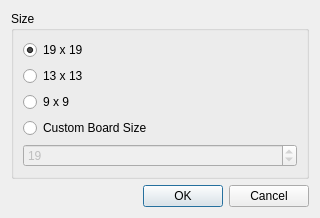
<?xml version="1.0" encoding="UTF-8"?>
<ui version="4.0">
 <class>BoardSizeDialog</class>
 <widget class="QDialog" name="BoardSizeDialog">
  <property name="geometry">
   <rect>
    <x>0</x>
    <y>0</y>
    <width>320</width>
    <height>216</height>
   </rect>
  </property>
  <property name="windowTitle">
   <string>New Document</string>
  </property>
  <layout class="QVBoxLayout" name="verticalLayout">
   <item>
    <widget class="QGroupBox" name="sizeGroupBox">
     <property name="title">
      <string>Size</string>
     </property>
     <layout class="QVBoxLayout" name="verticalLayout_2">
      <item>
       <widget class="QRadioButton" name="radio19Button">
        <property name="text">
         <string>19 x 19</string>
        </property>
        <property name="checked">
         <bool>true</bool>
        </property>
       </widget>
      </item>
      <item>
       <widget class="QRadioButton" name="radio13Button">
        <property name="text">
         <string>13 x 13</string>
        </property>
       </widget>
      </item>
      <item>
       <widget class="QRadioButton" name="radio9Button">
        <property name="text">
         <string>9 x 9</string>
        </property>
       </widget>
      </item>
      <item>
       <widget class="QRadioButton" name="radioCustomButton">
        <property name="text">
         <string>Custom Board Size</string>
        </property>
       </widget>
      </item>
      <item>
       <widget class="QSpinBox" name="customSpinBox">
        <property name="enabled">
         <bool>false</bool>
        </property>
        <property name="minimum">
         <number>2</number>
        </property>
        <property name="maximum">
         <number>52</number>
        </property>
        <property name="value">
         <number>19</number>
        </property>
       </widget>
      </item>
     </layout>
    </widget>
   </item>
   <item>
    <spacer name="verticalSpacer">
     <property name="orientation">
      <enum>Qt::Vertical</enum>
     </property>
     <property name="sizeHint" stdset="0">
      <size>
       <width>20</width>
       <height>40</height>
      </size>
     </property>
    </spacer>
   </item>
   <item>
    <widget class="QDialogButtonBox" name="buttonBox">
     <property name="orientation">
      <enum>Qt::Horizontal</enum>
     </property>
     <property name="standardButtons">
      <set>QDialogButtonBox::Cancel|QDialogButtonBox::Ok</set>
     </property>
    </widget>
   </item>
  </layout>
 </widget>
 <resources/>
 <connections>
  <connection>
   <sender>buttonBox</sender>
   <signal>accepted()</signal>
   <receiver>BoardSizeDialog</receiver>
   <slot>accept()</slot>
   <hints>
    <hint type="sourcelabel">
     <x>248</x>
     <y>254</y>
    </hint>
    <hint type="destinationlabel">
     <x>157</x>
     <y>274</y>
    </hint>
   </hints>
  </connection>
  <connection>
   <sender>buttonBox</sender>
   <signal>rejected()</signal>
   <receiver>BoardSizeDialog</receiver>
   <slot>reject()</slot>
   <hints>
    <hint type="sourcelabel">
     <x>316</x>
     <y>260</y>
    </hint>
    <hint type="destinationlabel">
     <x>286</x>
     <y>274</y>
    </hint>
   </hints>
  </connection>
 </connections>
</ui>
